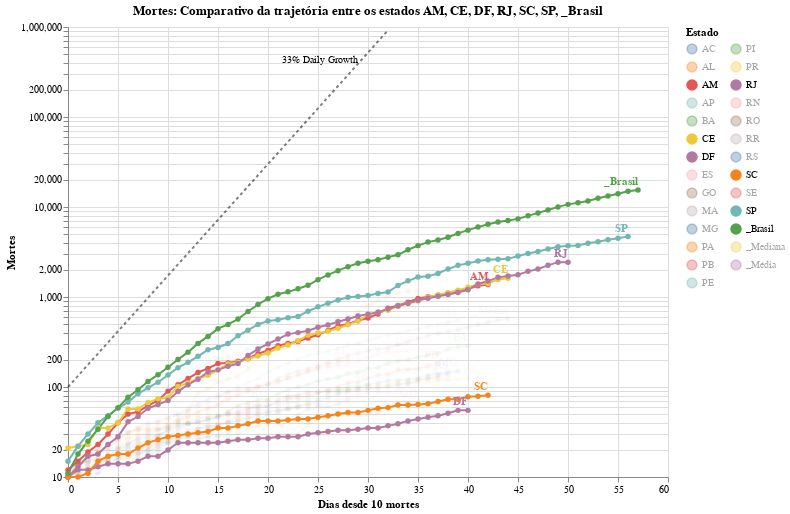

Notebook source saved alongside this figure:
### Code cell
#hide_input
preselected_items = ['AM','CE','DF','RJ','SC','SP',SUM_FUNCTION]
max_date = dff2[DATE_COLUMN].max()
color_domain = list(dff2[STATE_COLUMN].unique())
y_domain_max = pow(10, math.ceil(math.log10(dff[DEATHS].max())))
ref_max_day = math.ceil(math.log(y_domain_max / SINCE_CASES_NUM, 1.33))

def make_since_chart(highlight_items=[], preselected_items=preselected_items):
    selection = alt.selection_multi(fields=[STATE_COLUMN], bind='legend', 
                                    init=[{STATE_COLUMN: x} for x in highlight_items + preselected_items])

    base = alt.Chart(dff2, width=CHART_WIDTH, height=CHART_HEIGHT).encode(
        x=DAYS_SINCE_10_DEATHS+':Q',
        y=alt.Y(DEATHS+':Q', scale=alt.Scale(type='log')),
        color=alt.Color(STATE_COLUMN+':N', scale=alt.Scale(domain=color_domain), legend=alt.Legend(columns=math.ceil(len(color_domain)/26), symbolLimit=len(color_domain))),
        tooltip=list(dff2),
        opacity=alt.condition(selection, alt.value(1), alt.value(0.05))
    )
    max_day = dff2[DAYS_SINCE_10_DEATHS].max()
    ref = pd.DataFrame([[x, 100*1.33**x] for x in range(ref_max_day)], columns=[DAYS_SINCE_10_DEATHS, DEATHS])
    base_ref = alt.Chart(ref).encode(x=DAYS_SINCE_10_DEATHS+':Q', y=DEATHS+':Q')
    return (
        base_ref.mark_line(color='black', opacity=.5, strokeDash=[3,3]) +
        base_ref.transform_filter(
            alt.datum[DAYS_SINCE_10_DEATHS] >= ref_max_day - 1
        ).mark_text(dx=-30, dy=30, align='right', fontSize=10, text='33% Daily Growth') +
        base.mark_line(point=True).add_selection(selection) + 
        base.transform_filter(
            alt.datum[DATE_COLUMN] >= int(max_date.timestamp() * 1000)
        ).mark_text(dy=-8, align='right', fontWeight='bold').encode(text=STATE_COLUMN+':N')
    ).properties(
        title=f" {DEATHS+': '+COMPARE_TRAJECTORY_WITH+' '+', '.join(preselected_items)}"
    )
chart = make_since_chart()
chart

### Figure 1 — Vega-Lite specification as saved in the notebook (floating-point values rounded to 4 significant figures; data arrays with more than 128 entries replaced by an {"elided": "..."} marker saying what was removed)
{"config": {"view": {"continuousWidth": 400, "continuousHeight": 300}}, "layer": [{"mark": {"type": "line", "color": "black", "opacity": 0.5, "strokeDash": [3, 3]}, "encoding": {"x": {"type": "quantitative", "field": "Dias desde 10 mortes"}, "y": {"type": "quantitative", "field": "Mortes"}}}, {"mark": {"type": "text", "align": "right", "dx": -30, "dy": 30, "fontSize": 10, "text": "33% Daily Growth"}, "encoding": {"x": {"type": "quantitative", "field": "Dias desde 10 mortes"}, "y": {"type": "quantitative", "field": "Mortes"}}, "transform": [{"filter": "(datum['Dias desde 10 mortes'] >= 32)"}]}, {"data": {"name": "data-fe52424144365017907c1d1eeb0f8b34"}, "mark": {"type": "line", "point": true}, "encoding": {"color": {"type": "nominal", "field": "Estado", "legend": {"columns": 2, "symbolLimit": 27}, "scale": {"domain": ["AC", "AL", "AM", "AP", "BA", "CE", "DF", "ES", "GO", "MA", "MG", "PA", "PB", "PE", "PI", "PR", "RJ", "RN", "RO", "RR", "RS", "SC", "SE", "SP", "_Brasil", "_Mediana", "_Média"]}}, "opacity": {"condition": {"value": 1, "selection": "selector002"}, "value": 0.05}, "tooltip": [{"type": "nominal", "field": "Estado"}, {"type": "temporal", "field": "Data"}, {"type": "quantitative", "field": "Mortes"}, {"type": "quantitative", "field": "Dias desde 10 mortes"}], "x": {"type": "quantitative", "field": "Dias desde 10 mortes"}, "y": {"type": "quantitative", "field": "Mortes", "scale": {"type": "log"}}}, "height": 450, "selection": {"selector002": {"type": "multi", "fields": ["Estado"], "bind": "legend", "init": [{"Estado": "AM"}, {"Estado": "CE"}, {"Estado": "DF"}, {"Estado": "RJ"}, {"Estado": "SC"}, {"Estado": "SP"}, {"Estado": "_Brasil"}]}}, "width": 600}, {"data": {"name": "data-fe52424144365017907c1d1eeb0f8b34"}, "mark": {"type": "text", "align": "right", "dy": -8, "fontWeight": "bold"}, "encoding": {"color": {"type": "nominal", "field": "Estado", "legend": {"columns": 2, "symbolLimit": 27}, "scale": {"domain": ["AC", "AL", "AM", "AP", "BA", "CE", "DF", "ES", "GO", "MA", "MG", "PA", "PB", "PE", "PI", "PR", "RJ", "RN", "RO", "RR", "RS", "SC", "SE", "SP", "_Brasil", "_Mediana", "_Média"]}}, "opacity": {"condition": {"value": 1, "selection": "selector002"}, "value": 0.05}, "text": {"type": "nominal", "field": "Estado"}, "tooltip": [{"type": "nominal", "field": "Estado"}, {"type": "temporal", "field": "Data"}, {"type": "quantitative", "field": "Mortes"}, {"type": "quantitative", "field": "Dias desde 10 mortes"}], "x": {"type": "quantitative", "field": "Dias desde 10 mortes"}, "y": {"type": "quantitative", "field": "Mortes", "scale": {"type": "log"}}}, "height": 450, "transform": [{"filter": "(datum['Data'] >= 1589587200000)"}], "width": 600}], "data": {"name": "data-e28ee2ac5f5a1d69dff6e1ea0a2d7142"}, "title": " Mortes: Comparativo da trajetória entre os estados AM, CE, DF, RJ, SC, SP, _Brasil", "$schema": "https://vega.github.io/schema/vega-lite/v4.8.1.json", "datasets": {"data-e28ee2ac5f5a1d69dff6e1ea0a2d7142": [{"Dias desde 10 mortes": 0, "Mortes": 100.0}, {"Dias desde 10 mortes": 1, "Mortes": 133.0}, {"Dias desde 10 mortes": 2, "Mortes": 176.9}, {"Dias desde 10 mortes": 3, "Mortes": 235.3}, {"Dias desde 10 mortes": 4, "Mortes": 312.9}, {"Dias desde 10 mortes": 5, "Mortes": 416.2}, {"Dias desde 10 mortes": 6, "Mortes": 553.5}, {"Dias desde 10 mortes": 7, "Mortes": 736.1}, {"Dias desde 10 mortes": 8, "Mortes": 979.1}, {"Dias desde 10 mortes": 9, "Mortes": 1302.0}, {"Dias desde 10 mortes": 10, "Mortes": 1732.0}, {"Dias desde 10 mortes": 11, "Mortes": 2303.0}, {"Dias desde 10 mortes": 12, "Mortes": 3064.0}, {"Dias desde 10 mortes": 13, "Mortes": 4074.0}, {"Dias desde 10 mortes": 14, "Mortes": 5419.0}, {"Dias desde 10 mortes": 15, "Mortes": 7207.0}, {"Dias desde 10 mortes": 16, "Mortes": 9586.0}, {"Dias desde 10 mortes": 17, "Mortes": 12750.0}, {"Dias desde 10 mortes": 18, "Mortes": 16960.0}, {"Dias desde 10 mortes": 19, "Mortes": 22550.0}, {"Dias desde 10 mortes": 20, "Mortes": 29990.0}, {"Dias desde 10 mortes": 21, "Mortes": 39890.0}, {"Dias desde 10 mortes": 22, "Mortes": 53060.0}, {"Dias desde 10 mortes": 23, "Mortes": 70560.0}, {"Dias desde 10 mortes": 24, "Mortes": 93850.0}, {"Dias desde 10 mortes": 25, "Mortes": 124800.0}, {"Dias desde 10 mortes": 26, "Mortes": 166000.0}, {"Dias desde 10 mortes": 27, "Mortes": 220800.0}, {"Dias desde 10 mortes": 28, "Mortes": 293700.0}, {"Dias desde 10 mortes": 29, "Mortes": 390600.0}, {"Dias desde 10 mortes": 30, "Mortes": 519500.0}, {"Dias desde 10 mortes": 31, "Mortes": 690900.0}, {"Dias desde 10 mortes": 32, "Mortes": 918900.0}], "data-fe52424144365017907c1d1eeb0f8b34": {"elided": "1018 records"}}}
